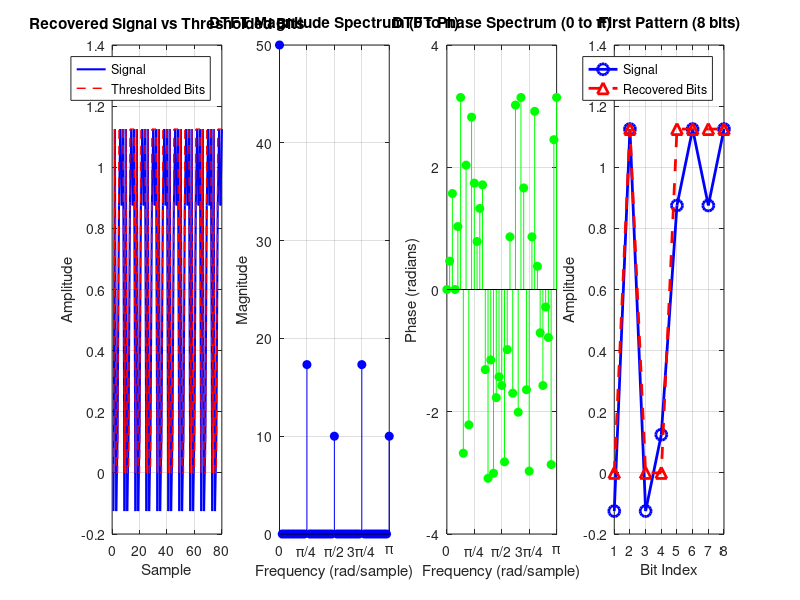

Reproduce this figure in MATLAB. (Note: this script raises an error after producing the figure.)
%% Inverse DTFT with Phase Information (0 to π range)
% This script takes DTFT complex values (real + imaginary) and recovers the original bit pattern
% Using phase information gives much better reconstruction than magnitude-only
%
% NOTE: For real-valued signals, DTFT has conjugate symmetry, so we only need
% frequencies from 0 to π. This script handles 41 frequency points (0 to π).

clear all; close all;

% ========== INPUT: DTFT Complex Values ==========
% Copy dtft_real and dtft_imag arrays from Pico output
% Look for: ========== DTFT COMPLEX VALUES FOR MATLAB ==========
dtft_real = [
    50.000000;
    0.000002;
    0.000000;
    0.000001;
    0.000003;
    -0.000001;
    -0.000002;
    -0.000001;
    -0.000003;
    -0.000003;
    -2.928916;
    0.000002;
    0.000001;
    -0.000003;
    0.000004;
    -0.000019;
    0.000004;
    -0.000022;
    -0.000001;
    0.000001;
    -0.000009;
    -0.000006;
    0.000002;
    0.000012;
    -0.000002;
    -0.000008;
    -0.000007;
    -0.000009;
    -0.000001;
    -0.000002;
    -17.071075;
    0.000012;
    -0.000013;
    0.000005;
    0.000028;
    0.000000;
    0.000017;
    0.000001;
    -0.000007;
    -0.000023;
    -10.000000
];
dtft_imag = [
    0.000000;
    0.000001;
    0.000001;
    0.000000;
    0.000005;
    0.000000;
    -0.000001;
    0.000002;
    -0.000004;
    0.000001;
    17.071070;
    0.000002;
    0.000004;
    0.000021;
    -0.000015;
    -0.000001;
    -0.000009;
    -0.000003;
    -0.000005;
    -0.000007;
    -10.000000;
    -0.000002;
    -0.000003;
    0.000014;
    -0.000016;
    0.000001;
    -0.000015;
    0.000000;
    0.000011;
    -0.000029;
    -2.928931;
    0.000014;
    0.000003;
    0.000002;
    -0.000024;
    -0.000001;
    -0.000005;
    -0.000001;
    -0.000002;
    0.000019;
    0.000005
];
% ========== PARAMETERS ==========
N = 80;  % Total signal length (8 bits * 10 repetitions)
num_freq_points = 41;  % Number of frequency points (0 to π only)
pattern_len = 8;  % Original pattern length in bits

% ========== INVERSE DTFT WITH PHASE (0 to π range) ==========
% Reconstruct signal using inverse DTFT formula with complex values
% For real signals, we only need 0 to π frequencies due to conjugate symmetry
% x[n] = DC/N + (2/N) * sum(Re{X[k] * exp(j*omega*n)}) for k=1 to π

recovered_signal = zeros(1, N);

for n = 0:N-1
    % DC component (k=0)
    recovered_signal(n+1) = dtft_real(1);
    
    % Sum contributions from k=1 to 40 (frequencies π/40 to π)
    for k = 1:num_freq_points-1
        % Frequency from 0 to π
        omega = (pi * k) / (num_freq_points - 1);
        
        % Complex exponential: exp(j*omega*n) = cos(omega*n) + j*sin(omega*n)
        cos_part = cos(omega * n);
        sin_part = sin(omega * n);
        
        % Multiply DTFT value (real + j*imag) by complex exponential
        % (a + j*b) * (c + j*d) = (a*c - b*d) + j*(a*d + b*c)
        real_product = dtft_real(k+1) * cos_part - dtft_imag(k+1) * sin_part;
        
        % For 0 to π range, multiply by 2 (since we're using half the spectrum)
        recovered_signal(n+1) = recovered_signal(n+1) + 2 * real_product;
    end
end

% Normalize by signal length
recovered_signal = recovered_signal / N;

% ========== EXTRACT BITS ==========
% Threshold to convert to binary (0 or 1)
threshold = max(recovered_signal) / 2;
recovered_bits = recovered_signal > threshold;

% Extract the first pattern
first_pattern = recovered_bits(1:pattern_len);

% ========== OUTPUT RESULTS ==========
fprintf('\n========== INVERSE DTFT RESULTS (WITH PHASE) ==========\n');
fprintf('Recovered signal (first 16 samples):\n');
for i = 1:min(16, length(recovered_signal))
    fprintf('%.4f  ', recovered_signal(i));
end
fprintf('\n\n');

fprintf('Recovered bits (first 16 samples):\n');
for i = 1:min(16, length(recovered_bits))
    fprintf('%d', recovered_bits(i));
end
fprintf('\n\n');

fprintf('Extracted first pattern (%d bits):\n', pattern_len);
pattern_str = sprintf('%d', first_pattern);
fprintf('%s\n', pattern_str);

% Convert to decimal
pattern_decimal = bin2dec(pattern_str);
fprintf('\nPattern in decimal: %d\n', pattern_decimal);
fprintf('Pattern in binary: 0b%s\n', pattern_str);

fprintf('======================================================\n\n');

% ========== VISUALIZATION ==========
figure('Position', [100, 100, 1400, 500]);

% Plot 1: Recovered signal
subplot(1, 4, 1);
plot(recovered_signal, 'b-', 'LineWidth', 1.5);
hold on;
plot(recovered_bits * max(recovered_signal), 'r--', 'LineWidth', 1);
xlabel('Sample');
ylabel('Amplitude');
title('Recovered Signal vs Thresholded Bits');
legend('Signal', 'Thresholded Bits');
grid on;

% Plot 2: DTFT Magnitude Spectrum (0 to π)
subplot(1, 4, 2);
magnitude = sqrt(dtft_real.^2 + dtft_imag.^2);
omega_axis = (pi * (0:length(dtft_real)-1)) / (length(dtft_real) - 1);  % 0 to π
stem(omega_axis, magnitude, 'b', 'filled');
xlabel('Frequency (rad/sample)');
ylabel('Magnitude');
title('DTFT Magnitude Spectrum (0 to π)');
xlim([0 pi]);
xticks([0 pi/4 pi/2 3*pi/4 pi]);
xticklabels({'0', 'π/4', 'π/2', '3π/4', 'π'});
grid on;

% Plot 3: DTFT Phase Spectrum (0 to π)
subplot(1, 4, 3);
phase = atan2(dtft_imag, dtft_real);
stem(omega_axis, phase, 'g', 'filled');
xlabel('Frequency (rad/sample)');
ylabel('Phase (radians)');
title('DTFT Phase Spectrum (0 to π)');
xlim([0 pi]);
xticks([0 pi/4 pi/2 3*pi/4 pi]);
xticklabels({'0', 'π/4', 'π/2', '3π/4', 'π'});
grid on;

% Plot 4: First pattern zoomed
subplot(1, 4, 4);
plot(1:pattern_len, recovered_signal(1:pattern_len), 'bo-', 'LineWidth', 2, 'MarkerSize', 8);
hold on;
plot(1:pattern_len, recovered_bits(1:pattern_len) * max(recovered_signal), 'r^--', 'LineWidth', 2, 'MarkerSize', 8);
xlabel('Bit Index');
ylabel('Amplitude');
title(sprintf('First Pattern (%d bits)', pattern_len));
legend('Signal', 'Recovered Bits');
grid on;
xticks(1:pattern_len);

sgtitle('Inverse DTFT Analysis with Phase Information (0 to π)');
